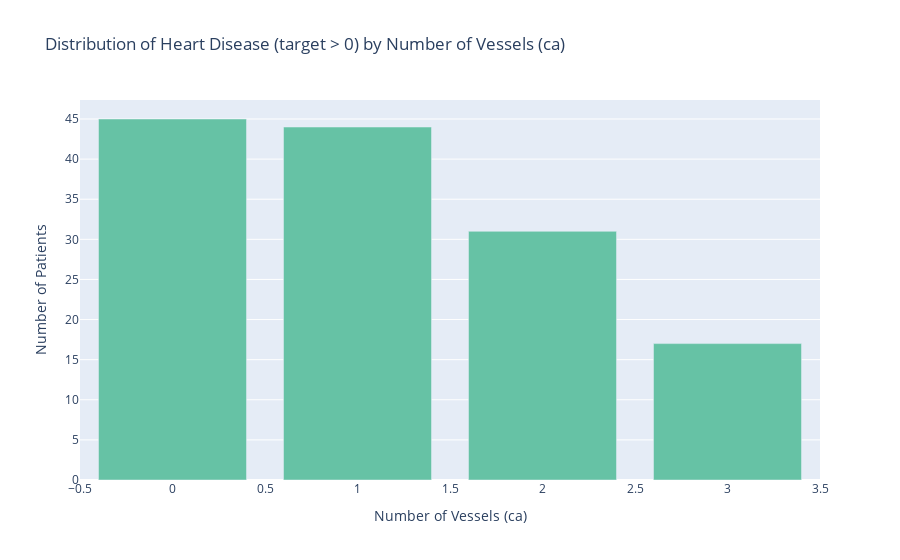

Here is the notebook cell this chart was saved with:
### Markdown cell above
__Here we can see based on the ca Feature how many are infected.__

### Code cell
# Filter patients with heart disease (target > 0)
filtered_data = data[data["target"] > 0]

# Group and count
agg_data = filtered_data.groupby("ca")["target"].count().reset_index()
agg_data.columns = ["ca", "count"]

# Create interactive bar plot
fig = px.bar(
    agg_data,
    x="ca",
    y="count",
    color_discrete_sequence=['#66c2a5'], 
    title="Distribution of Heart Disease (target > 0) by Number of Vessels (ca)",
    labels={"ca": "Number of Vessels (ca)", "count": "Number of Patients"}
)


fig.show()

### Figure 1 — Plotly figure (JSON) as saved in the notebook; plotly's stock layout.template omitted (floating-point values rounded to 4 significant figures)
{"data": [{"hovertemplate": "Number of Vessels (ca)=%{x}<br>Number of Patients=%{y}<extra></extra>", "legendgroup": "", "marker": {"color": "#66c2a5", "pattern": {"shape": ""}}, "name": "", "orientation": "v", "showlegend": false, "textposition": "auto", "type": "bar", "x": [0, 1, 2, 3], "xaxis": "x", "y": [45, 44, 31, 17], "yaxis": "y"}], "layout": {"barmode": "relative", "legend": {"tracegroupgap": 0}, "title": {"text": "Distribution of Heart Disease (target > 0) by Number of Vessels (ca)"}, "xaxis": {"anchor": "y", "domain": [0, 1], "title": {"text": "Number of Vessels (ca)"}}, "yaxis": {"anchor": "x", "domain": [0, 1], "title": {"text": "Number of Patients"}}}}
